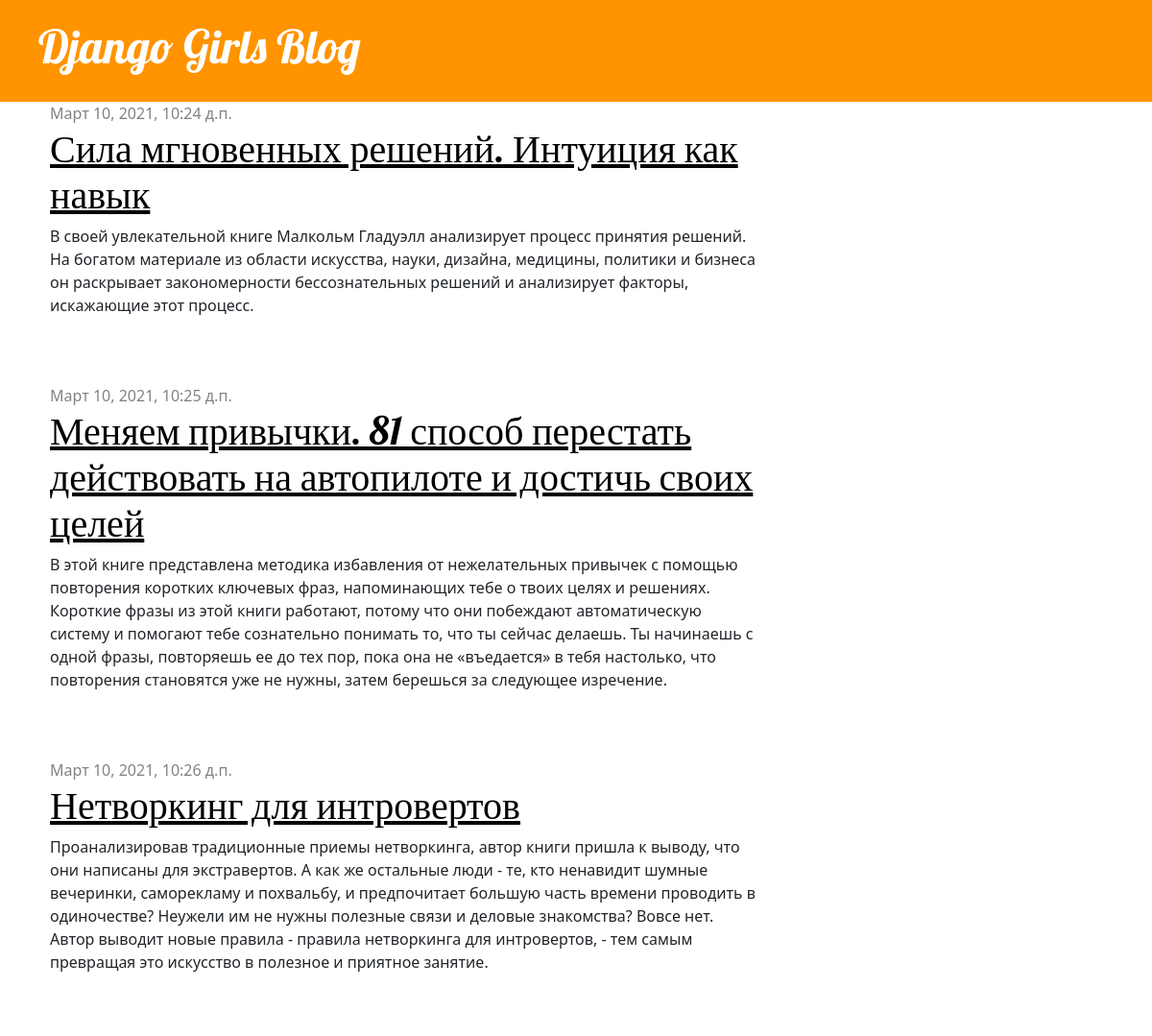
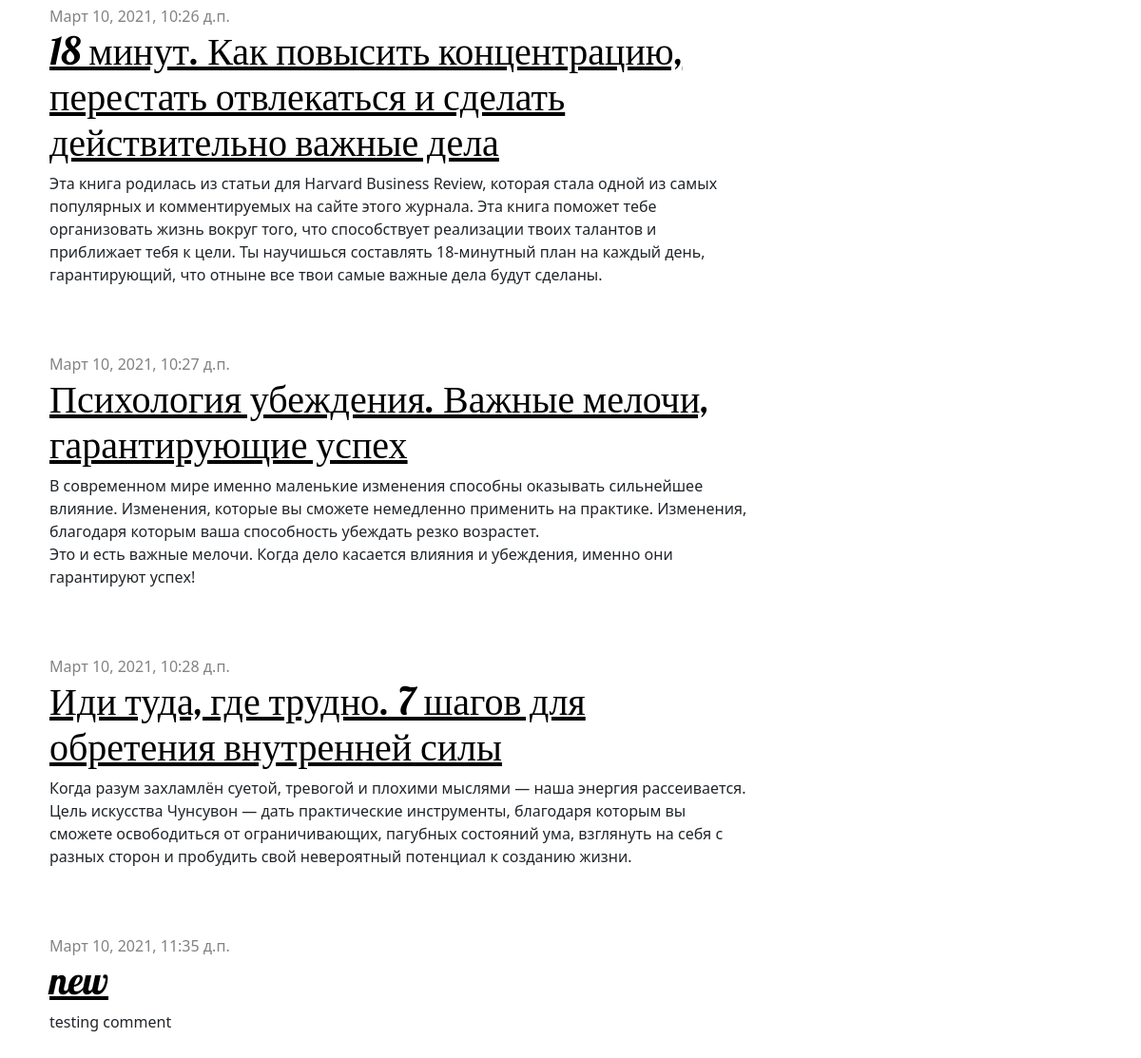
The page / on the database its author committed (2 pictures, top to bottom).
### blog/models.py (models this page shows, shortened)
class Post(models.Model):
    author = models.ForeignKey(settings.AUTH_USER_MODEL, on_delete=models.CASCADE)
    title = models.CharField(max_length=200)
    text = models.TextField()
    created_date = models.DateTimeField(default=timezone.now)
    published_date = models.DateTimeField(blank=True, null=True)

### blog/views.py (the view)
# urls.py: path('', post_list, name='post_list'),
def post_list(request):
    posts = Post.objects.filter(published_date__lte=timezone.now()).order_by('published_date')
    return render(request, 'blog/post_list.html', {'posts': posts})

### blog/templates/blog/post_list.html
{% extends 'blog/base.html' %}
{% block content %}
{% for post in posts %}
    <div class="post">
        <div class="date">
            {{ post.published_date }}
        </div>
        <h1><a href="{% url 'post_detail' pk=post.pk %}">{{ post.title }}</a></h1>
        <p>{{ post.text|linebreaksbr }}</p>
    </div>
{% endfor %}
{% endblock %}

### blog/templates/blog/base.html (shortened to what this page needs)
{% load static %}
<html>
    <head>
        <link href="https://cdn.jsdelivr.net/npm/bootstrap@5.0.0-beta2/dist/css/bootstrap.min.css" rel="stylesheet">
        <link rel="stylesheet" href="{% static 'css/blog.css' %}">
    </head>
    <body>
        <div class="page-header">
            <h1><a href="/">Django Girls Blog</a></h1>
        </div>
        <div class="content container">
            <div class="row">
                <div class="col-md-8">
                    {% block content %}
                    {% endblock %}
                </div>
            </div>
        </div>
    </body>
</html>

### blog/static/css/blog.css (style rules this page uses)
.page-header { background-color: #ff9400; margin-top: 0; padding: 20px 20px 20px 40px; }
.page-header h1, .page-header h1 a, .page-header h1 a:visited, .page-header h1 a:active { color: #ffffff; font-size: 36pt; text-decoration: none; }
.content { margin-left: 40px; }
h1, h2, h3, h4 { font-family: 'Lobster', cursive; }
.date { color: #828282; }
.post { margin-bottom: 70px; }
.post h1 a, .post h1 a:visited { color: #000000; }

### rows shown on the page
Post: published_date "Март 10, 2021, 10:24 д.п.", title "Сила мгновенных решений. Интуиция как навык", text "В своей увлекательной книге Малкольм Гладуэлл анализирует процесс принятия решений. На богатом материале из области искусства, науки, дизайна, медицины, политики и бизнеса он раскрывает закономерности бессознательных решений и анализирует факторы, искажающие этот процесс."
Post: published_date "Март 10, 2021, 10:25 д.п.", title "Меняем привычки. 81 способ перестать действовать на автопилоте и достичь своих целей", text "В этой книге представлена методика избавления от нежелательных привычек с помощью повторения коротких ключевых фраз, напоминающих тебе о твоих целях и решениях. Короткие фразы из этой книги работают, потому что они побеждают автоматическую систему и помогают тебе сознательно понимать то, что ты сейчас делаешь. Ты начинаешь с одной фразы, повторяешь ее до тех пор, пока она не «въедается» в тебя настолько, что повторения становятся уже не нужны, затем берешься за следующее изречение."
Post: published_date "Март 10, 2021, 10:26 д.п.", title "Нетворкинг для интровертов", text "Проанализировав традиционные приемы нетворкинга, автор книги пришла к выводу, что они написаны для экстравертов. А как же остальные люди - те, кто ненавидит шумные вечеринки, саморекламу и похвальбу, и предпочитает большую часть времени проводить в одиночестве? Неужели им не нужны полезные связи и деловые знакомства? Вовсе нет. Автор выводит новые правила - правила нетворкинга для интровертов, - тем самым превращая это искусство в полезное и приятное занятие."
Post: published_date "Март 10, 2021, 10:26 д.п.", title "18 минут. Как повысить концентрацию, перестать отвлекаться и сделать действительно важные дела", text "Эта книга родилась из статьи для Harvard Business Review, которая стала одной из самых популярных и комментируемых на сайте этого журнала. Эта книга поможет тебе организовать жизнь вокруг того, что способствует реализации твоих талантов и приближает тебя к цели. Ты научишься составлять 18-минутный план на каждый день, гарантирующий, что отныне все твои самые важные дела будут сделаны."
Post: published_date "Март 10, 2021, 10:27 д.п.", title "Психология убеждения. Важные мелочи, гарантирующие успех", text "В современном мире именно маленькие изменения способны оказывать сильнейшее влияние. Изменения, которые вы сможете немедленно применить на практике. Изменения, благодаря которым ваша способность убеждать резко возрастет. Это и есть важные мелочи. Когда дело касается влияния и убеждения, именно они гарантируют успех!"
Post: published_date "Март 10, 2021, 10:28 д.п.", title "Иди туда, где трудно. 7 шагов для обретения внутренней силы", text "Когда разум захламлён суетой, тревогой и плохими мыслями — наша энергия рассеивается. Цель искусства Чунсувон — дать практические инструменты, благодаря которым вы сможете освободиться от ограничивающих, пагубных состояний ума, взглянуть на себя с разных сторон и пробудить свой невероятный потенциал к созданию жизни."
Post: published_date "Март 10, 2021, 11:35 д.п.", title "new", text "testing comment"
